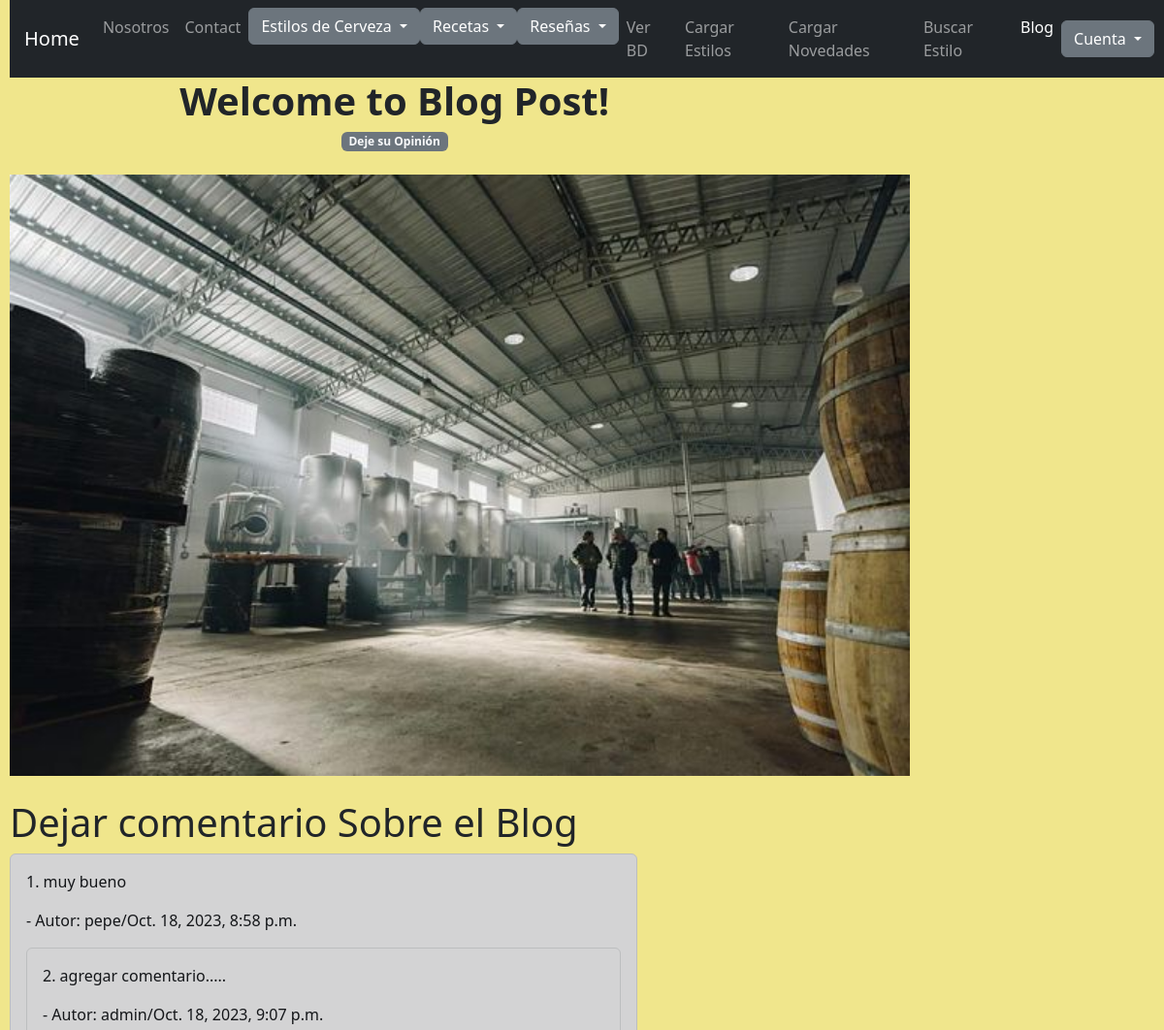
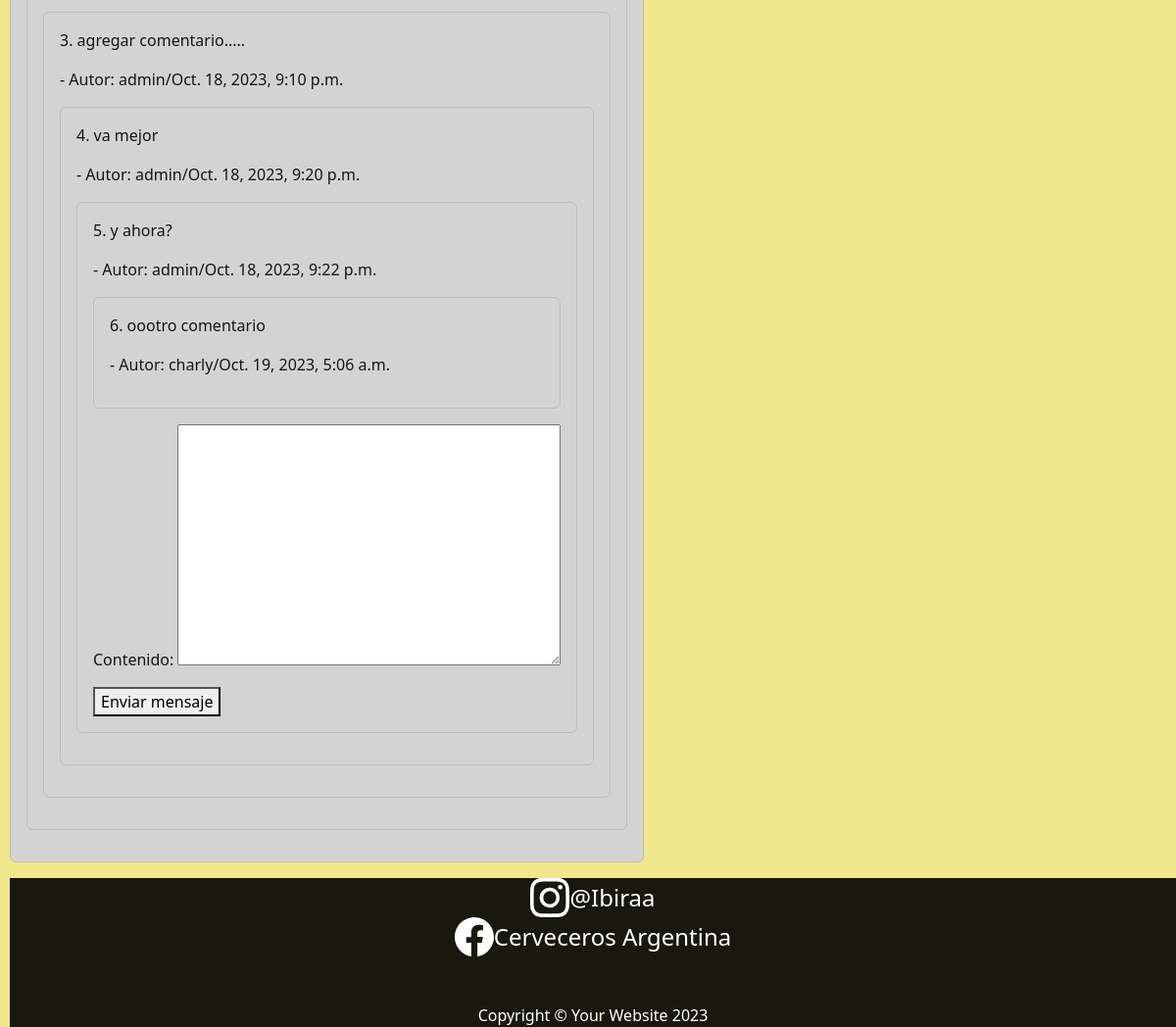
The page /app/vertema/4/ on the database its author committed (2 pictures, top to bottom).
### Appfinal/models.py (models this page shows, shortened)
class Tema(models.Model):
    categoria = models.ForeignKey(Categoria, on_delete=models.CASCADE)
    titulo = models.CharField(max_length=200)
    contenido = models.TextField()
    autor = models.CharField(max_length=100)
    fecha_creacion = models.DateTimeField(auto_now_add=True)

class Mensaje(models.Model):
    tema = models.ForeignKey(Tema, on_delete=models.CASCADE)
    contenido = models.TextField()
    autor = models.CharField(max_length=100)
    fecha_creacion = models.DateTimeField(auto_now_add=True)

### Appfinal/views.py (the view)
# urls.py: path('vertema/<int:tema_id>/', ver_tema, name="VerTema"),
def ver_tema(request, tema_id):
    tema = Tema.objects.get(pk=tema_id)
    mensajes = Mensaje.objects.filter(tema=tema)
    if request.method == 'POST':
        form = NuevoMensajeForm(request.POST)
        if form.is_valid():
            nuevo_mensaje = form.save(commit=False)
            nuevo_mensaje.tema = tema
            nuevo_mensaje.autor = request.user  # Asumiendo que estás utilizando autenticación de usuarios.
            nuevo_mensaje.save()
            return render(request, "Appfinal/index.html")
    else:
        form = NuevoMensajeForm()
    return render(request, 'Appfinal/ver_tema.html', {'tema': tema, 'mensajes': mensajes, 'form': form})

### Appfinal/forms.py
class NuevoMensajeForm(forms.ModelForm):
    class Meta:
        model = Mensaje
        fields = ['contenido']

### Appfinal/context_processors.py (called while the page is built, shortened)
def custom_user(request):
    context = auth(request)
    user = context['user']
    return context

### Appfinal/template/Appfinal/ver_tema.html (shortened to what this page needs)
{% extends "Appfinal/index.html" %}
{% load static %}
{% block section3 %}
<h1>{{ tema.titulo }}</h1>
<body>
{% for mensaje in mensajes %}
<div class="alert alert-dark" role="alert">
  <p>{{ forloop.counter }}. {{ mensaje.contenido }} </p>
  <p>- Autor: {{ mensaje.autor}}/{{mensaje.fecha_creacion}}</p>
{% endfor %}
</div>
<form method="post">
  {{ form.as_p }}
  <button type="submit">Enviar mensaje</button>
</form>
</body>
{% endblock %}

### Appfinal/template/Appfinal/index.html (style rules this page uses)
body { display: flex; justify-content: center; align-items: center; flex-direction: column; text-align: left; }

### Appfinal/template/Appfinal/ver_tema.html (style rules this page uses)
body { display: flex; flex-direction: column; align-items: flex-start; margin-left: 10px; background-color: khaki; }

### rows shown on the page
Tema: titulo "Dejar comentario Sobre el Blog"
Mensaje: contenido "muy bueno", autor "pepe", fecha_creacion "Oct. 18, 2023, 8:58 p.m."
Mensaje: contenido "agregar comentario.....", autor "admin", fecha_creacion "Oct. 18, 2023, 9:07 p.m."
Mensaje: contenido "agregar comentario.....", autor "admin", fecha_creacion "Oct. 18, 2023, 9:10 p.m."
Mensaje: contenido "va mejor", autor "admin", fecha_creacion "Oct. 18, 2023, 9:20 p.m."
Mensaje: contenido "y ahora?", autor "admin", fecha_creacion "Oct. 18, 2023, 9:22 p.m."
Mensaje: contenido "oootro comentario", autor "charly", fecha_creacion "Oct. 19, 2023, 5:06 a.m."
